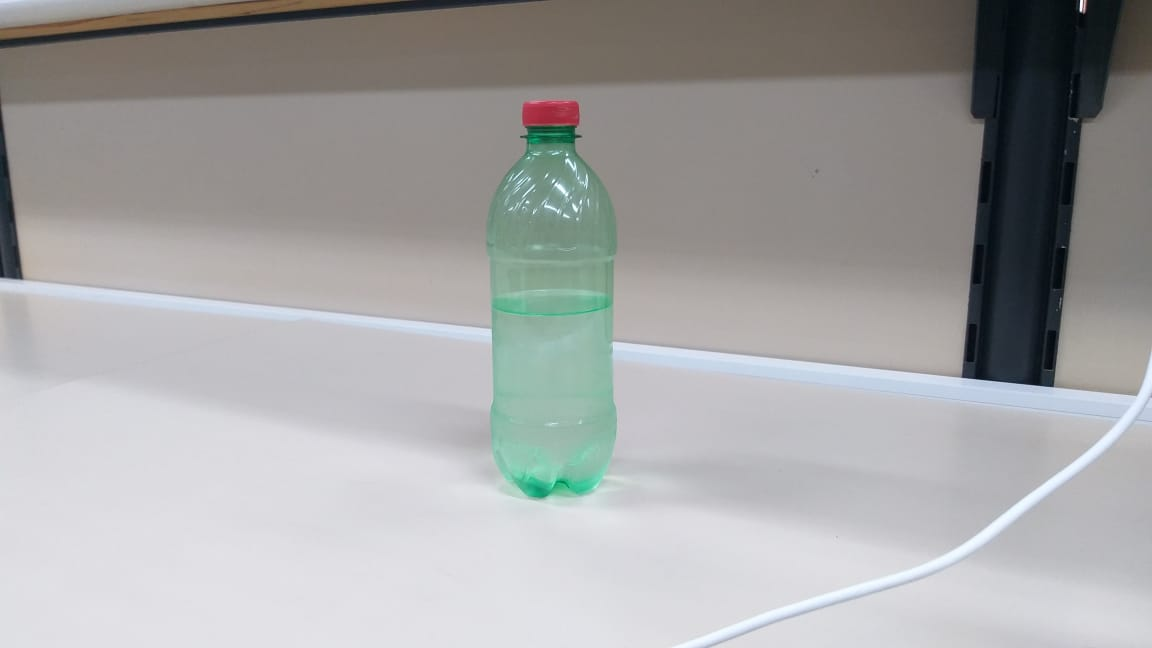
#> input picture Aula4/images/garrafa.jpeg, 1152 x 648 px, found by its file name
$ jupyter execute 'Segmentação_de_imagens_coloridas.ipynb'
#> lines starting #> are read from the running program, lines starting #| are printed output that depends on the picture; after the words box and inside, x2 and y2 are one past the last pixel; in counts of white or black regions, pixels touching at a corner belong together
# Aula 4 (14/10/2022)
### Nome: Adriel Bombonato Guidini Godinho
### RA: 191011631

---

# Segmentação de imagens coloridas

Segmentação de imagens é um tópico muito estudado em visão computacional e se trata na realização de um mapa de segmentação que isole um objeto ou ROI de interesse. Isso pode ser feito tanto com processamento de imagens como com redes neurais.

A segmentação por cores é um dos métodos que podem ser utilizados. É mais intuitivo o uso do modelo de representação de cores Lab, pois separa os diferentes tipos de cores pelo HUE. Porém, melhores resultados são obtidos com o RGB.

Tentamos obter um intervalo que representa a cor que queremos usar para classificar o objeto, isso se resume a encontrar um vetor no espectro RGB que tome como base a cor selecionada para segmentação. Com isso, é configurada uma distância euclidiana que vai representar o intervalo aceitável.

[cell 1]
import cv2
import numpy as np
from matplotlib import pyplot as plt

[cell 2]
# Tipos de modelos de representação de cores presentes no Opencv
flags = [i for i in dir(cv2) if i.startswith('COLOR_')]
print(flags[0:20])

## Segmentação por espaço de cores
Se trata em definir manualmente o intervalo de cor desejada para a segmentação. Logo em seguida, realizar uma máscara Bitwise-AND.

### HSV

O sistema **HSV**, ou **HSB**, é descrito em **H**ue, **S**aturation e **V**alue/**B**rightness. Ele se destaca pela facilidade de trocar de uma cor para outra alterando apenas um valor, o que facilita o entendimento do processo. Uma cor com valor ou brilho máximo é análogo a utilizar uma luz puramente branca em um objeto colorido.

Por conta da falta do sistema HSI no opencv, HSV foi utilizado.

[cell 3]
# TODO: Pesquisar forma automática de identificar máscaras em uma imagem com slider

# HSV:

img = cv2.imread('images\\garrafa.jpeg')
#> img is the input picture: shape (648, 1152, 3); mean B, G, R 164.4, 164.4, 164.2
img = cv2.medianBlur(img, 5) # Filtro na imagem para diminuir ruído
img_hsv = cv2.cvtColor(img, cv2.COLOR_BGR2HSV) # Para HSV
#> img_hsv: shape (648, 1152, 3); mean H, S, V 72.6, 22.4, 170


# Intervalo de cor em hsv para ser usada na máscara
lowerLimit_hsv = (30, 25, 70)
upperLimit_hsv = (89, 255, 255)

# Realizar um Threshold na imagem hsv para obter apenas a cor desejada
mask_hsv = cv2.inRange(img_hsv, lowerLimit_hsv, upperLimit_hsv)
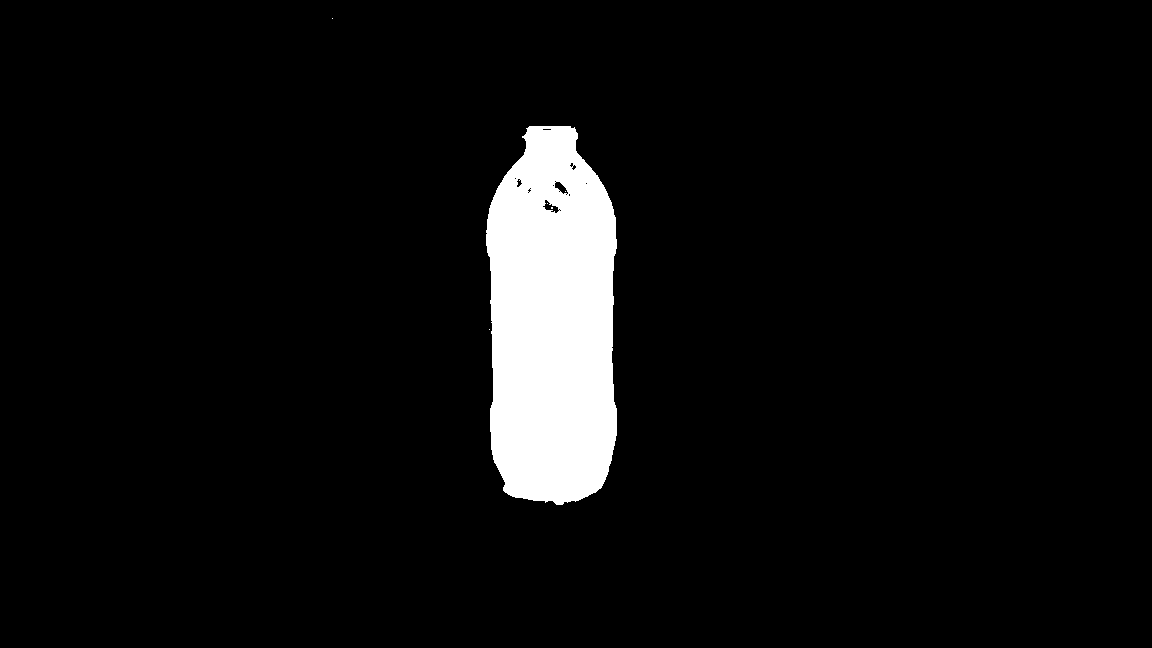
#> mask_hsv: shape (648, 1152); 5.6% white; 6 white regions (5 under 20 px), largest, box (x1, y1, x2, y2) and area: (486, 126, 617, 505) 41584
kernel = np.ones((11,11), np.uint8)

# Dilatar e corroer a imagem como forma de considerar porções ignoradas da máscara
mask_hsv = cv2.dilate(mask_hsv, kernel)
#> mask_hsv: shape (648, 1152); 6.3% white; 2 white regions, box (x1, y1, x2, y2) and area: (481, 121, 622, 510) 47248, (327, 13, 338, 24) 121
mask_hsv = cv2.erode(mask_hsv, kernel)
#> mask_hsv: shape (648, 1152); 5.6% white; 2 white regions (1 under 20 px), largest, box (x1, y1, x2, y2) and area: (486, 126, 617, 505) 41878

# Operação lógica entre as imagens para excluir tudo que não é a máscara na imagem
img_segmented_hsv = cv2.bitwise_and(img, img, mask = mask_hsv)
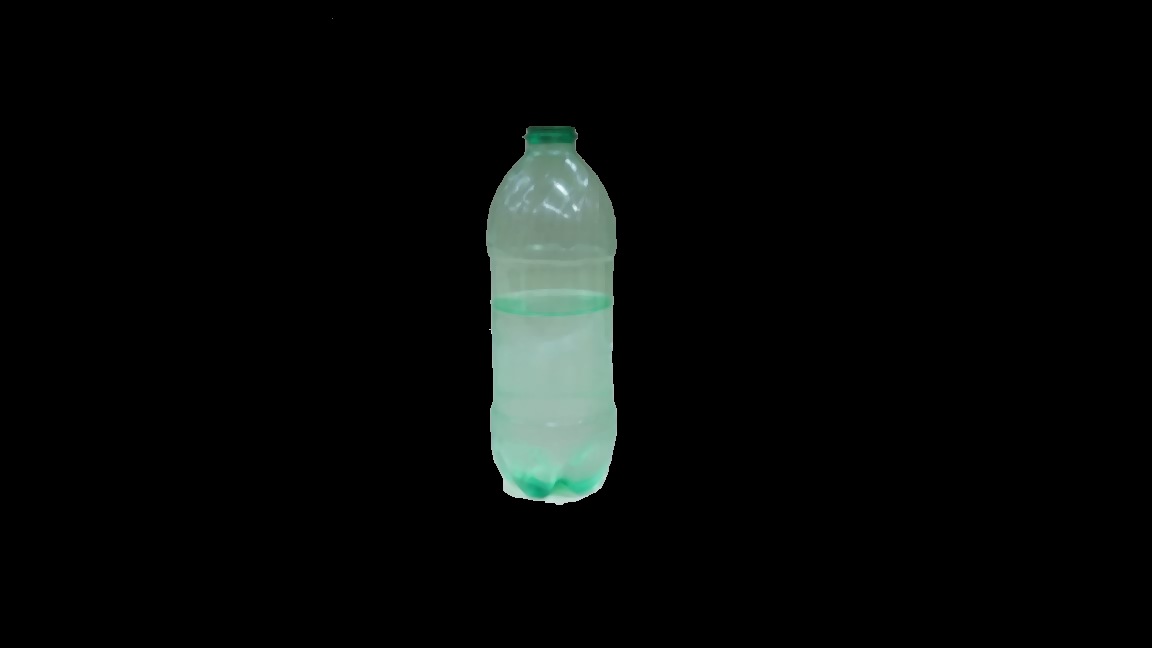
#> img_segmented_hsv: shape (648, 1152, 3); mean B, G, R 8.7, 9.7, 7.4

### BGR

O sistema RBG é muito conhecido e é representado por um cubo que varia em 3 eixos: **B**lue, **G**reen e **R**ed.

[cell 4]
#BGR:

# Intervalo de cor em BGR para ser usada na máscara
lowerLimit_BGR = (110, 130, 20)
upperLimit_BGR = (180, 200, 160)

# Realizar um Threshold na imagem hsv para obter apenas a cor desejada
mask_BGR = cv2.inRange(img, lowerLimit_BGR, upperLimit_BGR)
#> mask_BGR: shape (648, 1152); 24.2% white; 22 white regions (18 under 20 px), largest, box (x1, y1, x2, y2) and area: (3, 80, 970, 500) 174147, (1053, 280, 1152, 395) 4603, (0, 0, 229, 27) 1937, (945, 355, 963, 378) 90
kernel = np.ones((11,11), np.uint8)

# Dilatar e corroer a imagem como forma de considerar porções ignoradas da máscara
mask_BGR = cv2.dilate(mask_BGR, kernel)
#> mask_BGR: shape (648, 1152); 27.7% white; 4 white regions, box (x1, y1, x2, y2) and area: (0, 75, 975, 505) 194442, (979, 275, 1152, 400) 8249, (0, 0, 234, 32) 3889, (1075, 3, 1089, 16) 174
mask_BGR = cv2.erode(mask_BGR, kernel)
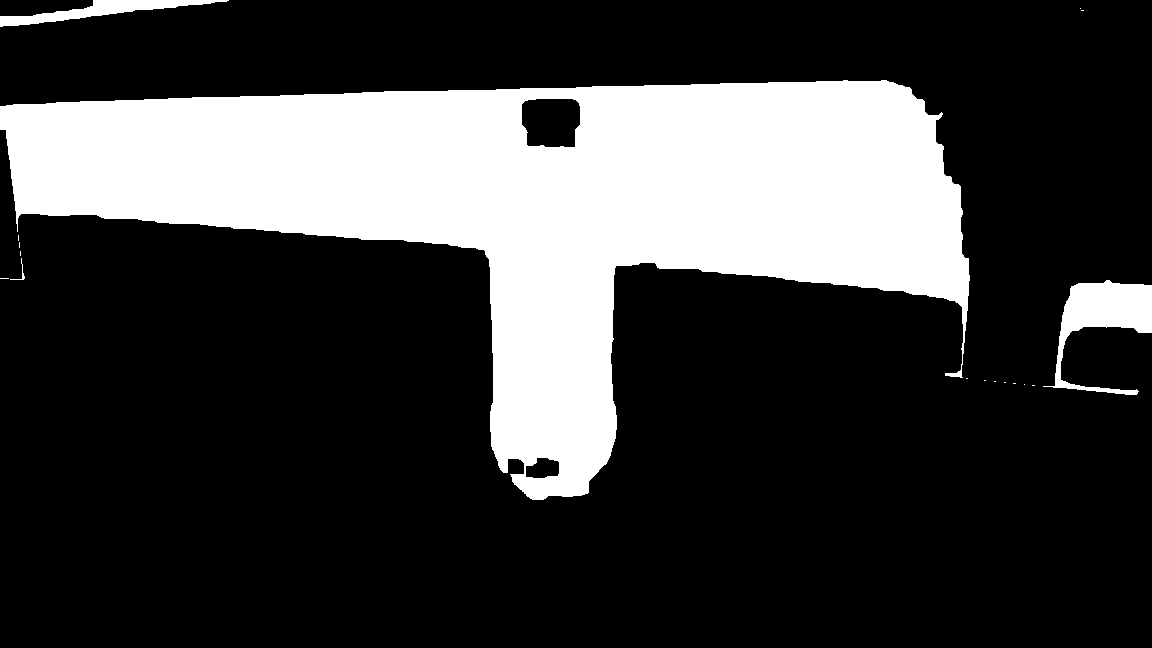
#> mask_BGR: shape (648, 1152); 24.5% white; 17 white regions (13 under 20 px), largest, box (x1, y1, x2, y2) and area: (0, 80, 970, 500) 176327, (1043, 280, 1152, 395) 4676, (0, 0, 229, 27) 2064, (10, 258, 25, 280) 44

# Operação lógica entre as imagens para excluir tudo que não é a máscara na imagem
img_segmented_BGR = cv2.bitwise_and(img, img, mask = mask_BGR)
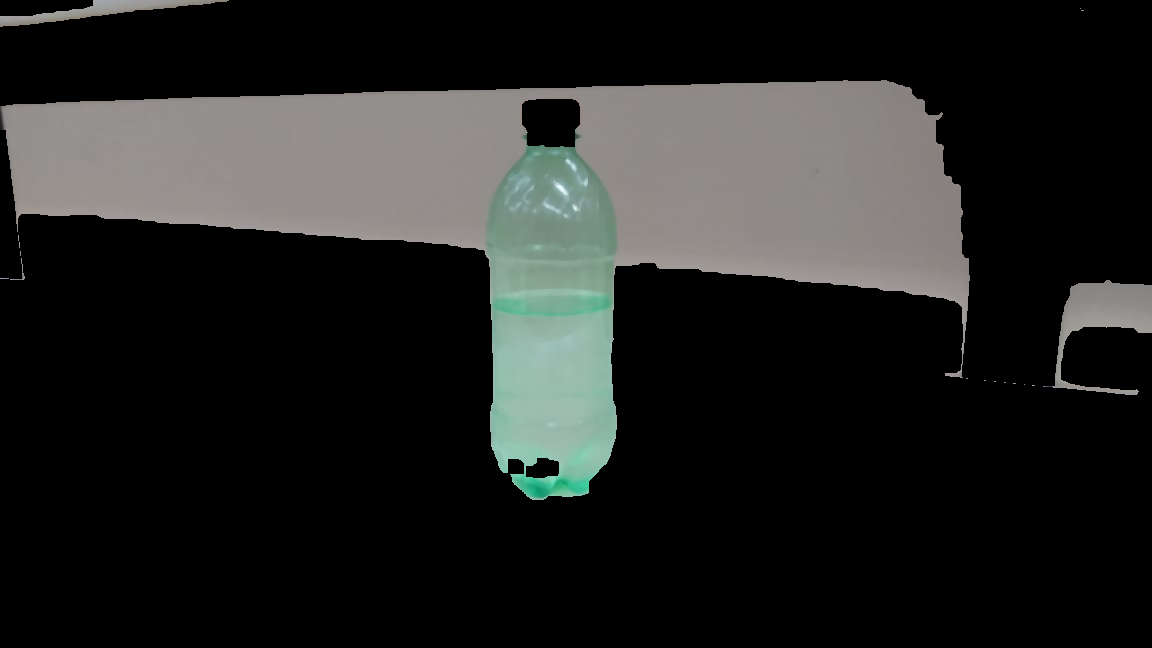
#> img_segmented_BGR: shape (648, 1152, 3); mean B, G, R 34.9, 36.3, 35.2

### Lab
O espaço de cores CIELAB, ou L*a*b*, expressa a cor em 3 diferentes formas. O L* representa a porcentagem de Lightness, enquanto a* e b* cores únicas da visão humana: amarelo, vermelho, verde e azul. Lab tem a vantagem de ser mais perceptivamente linear que outros espaços de cores, o que significa que uma mudança de um valor produz uma mudança de percepção igualmente importante.

[cell 5]
#Lab:

# Converter imagem original para Lab
img_Lab = cv2.cvtColor(img, cv2.COLOR_BGR2Lab)
#> img_Lab: shape (648, 1152, 3); mean of channels 0, 1, 2 170.6, 127.9, 128.2

# Intervalo de cor em BGR para ser usada na máscara
lowerLimit_Lab = (51, -32, 18)
upperLimit_Lab = (255, 116, 173)

# Realizar um Threshold na imagem Lab para obter apenas a cor desejada
mask_Lab = cv2.inRange(img_Lab, lowerLimit_Lab, upperLimit_Lab)
#> mask_Lab: shape (648, 1152); 5.3% white; 6 white regions (5 under 20 px), largest, box (x1, y1, x2, y2) and area: (488, 126, 617, 500) 39312
kernel = np.ones((11,11), np.uint8)

# Dilatar e corroer a imagem como forma de considerar porções ignoradas da máscara
mask_Lab = cv2.dilate(mask_Lab, kernel)
#> mask_Lab: shape (648, 1152); 6.2% white; 1 white region, box (x1, y1, x2, y2) and area: (483, 121, 622, 505) 46164
mask_Lab = cv2.erode(mask_Lab, kernel)
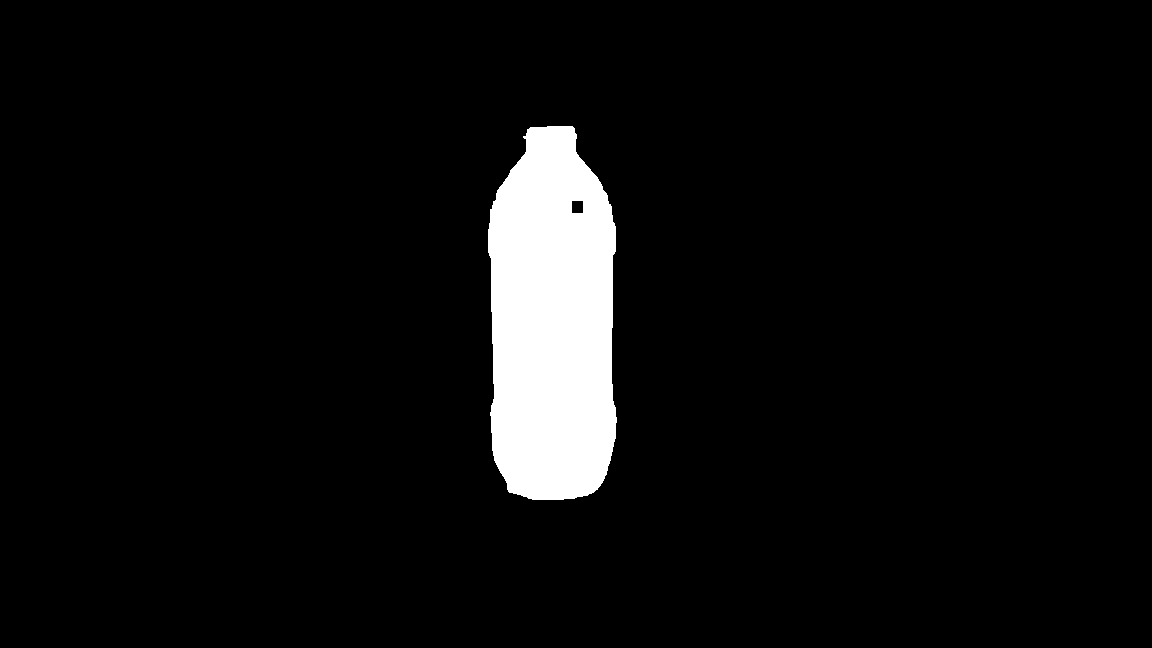
#> mask_Lab: shape (648, 1152); 5.5% white; 1 white region, box (x1, y1, x2, y2) and area: (488, 126, 617, 500) 40784

# Operação lógica entre as imagens para excluir tudo que não é a máscara na imagem
img_segmented_Lab = cv2.bitwise_and(img, img, mask = mask_Lab)

## Teste da Segmentação por espaço de cores

A seguir está demonstrado a identificação de uma garrafa com 3 diferentes espaços de cor. sendo que de uma para outra, foi convertido os valor para os devidos espaços, através de cálculos [baseados na descrição de espaços do Opencv](https://docs.opencv.org/4.x/de/d25/imgproc_color_conversions.html#color_convert_rgb_hsv) e hand-tunning.

[cell 6]
# Converter imagem original para BGR
img_RGB = cv2.cvtColor(img, cv2.COLOR_BGR2RGB)

# Plotar todos os resultados
titles = ['Imagem original', 'Segmentação HSV', 'Segmentação BGR', 'Segmentação Lab']
images = [img, img_segmented_hsv, img_segmented_BGR, img_segmented_Lab]
for i in range(4):
  images[i] = cv2.cvtColor(images[i], cv2.COLOR_BGR2RGB)
  plt.subplot(2,2,i+1),plt.imshow(images[i])
  plt.title(titles[i])
  plt.xticks([]),plt.yticks([])
#> after the loop, images = 4 items
plt.show()
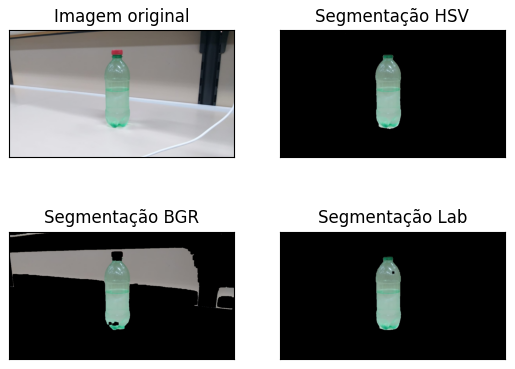
#> figure drawn by matplotlib, 4 panels
